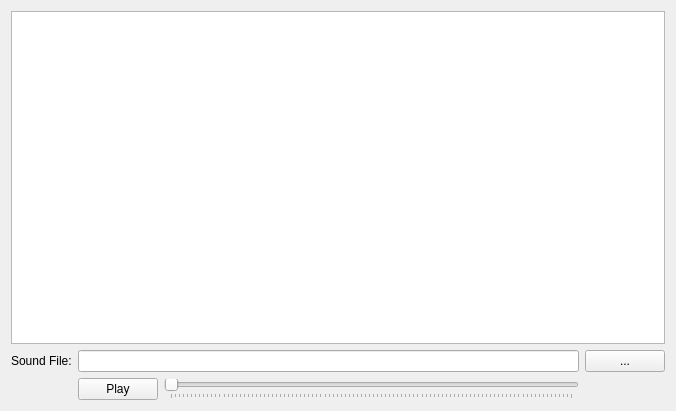
<?xml version="1.0" encoding="UTF-8"?>
<ui version="4.0">
 <class>Form</class>
 <widget class="QWidget" name="Form">
  <property name="geometry">
   <rect>
    <x>0</x>
    <y>0</y>
    <width>676</width>
    <height>411</height>
   </rect>
  </property>
  <property name="windowTitle">
   <string>Form</string>
  </property>
  <layout class="QVBoxLayout" name="verticalLayout">
   <item>
    <layout class="QVBoxLayout" name="verticalLayout_2">
     <item>
      <widget class="QTableView" name="lstSound"/>
     </item>
    </layout>
   </item>
   <item>
    <layout class="QHBoxLayout" name="horizontalLayout_2">
     <item>
      <layout class="QGridLayout" name="gridLayout">
       <item row="2" column="1">
        <layout class="QHBoxLayout" name="horizontalLayout">
         <item>
          <widget class="QPushButton" name="btnPlay">
           <property name="text">
            <string>Play</string>
           </property>
          </widget>
         </item>
         <item>
          <widget class="QSlider" name="sliderVolume">
           <property name="orientation">
            <enum>Qt::Horizontal</enum>
           </property>
           <property name="tickPosition">
            <enum>QSlider::TicksBelow</enum>
           </property>
          </widget>
         </item>
        </layout>
       </item>
       <item row="0" column="1">
        <widget class="QLineEdit" name="txtSound"/>
       </item>
       <item row="0" column="0">
        <widget class="QLabel" name="label_8">
         <property name="text">
          <string>Sound File:</string>
         </property>
        </widget>
       </item>
       <item row="0" column="2">
        <widget class="QPushButton" name="btnSoundSearch">
         <property name="text">
          <string>...</string>
         </property>
        </widget>
       </item>
      </layout>
     </item>
    </layout>
   </item>
  </layout>
 </widget>
 <tabstops>
  <tabstop>lstSound</tabstop>
  <tabstop>btnPlay</tabstop>
  <tabstop>sliderVolume</tabstop>
 </tabstops>
 <resources/>
 <connections/>
</ui>
